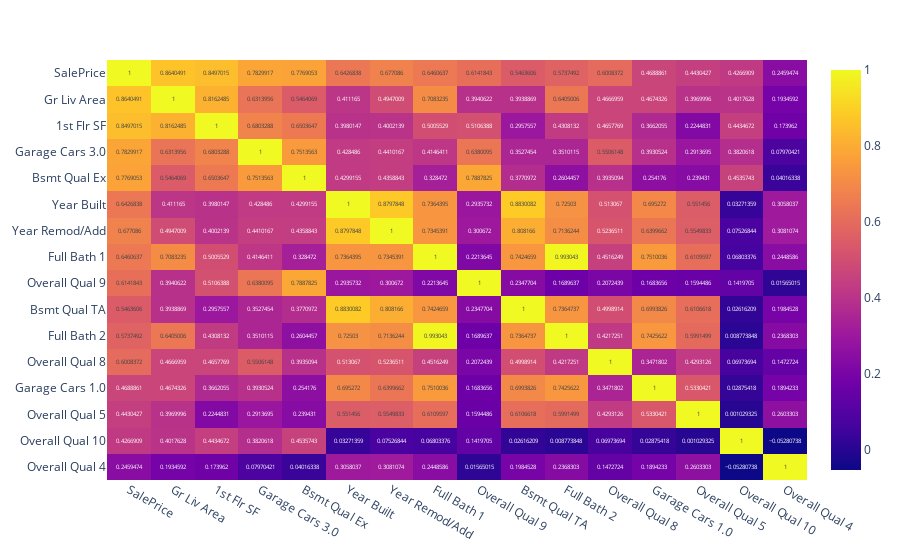

Notebook source saved alongside this figure:
### Code cell
split_columns_df = pd.DataFrame()

# Loops through each column to create a one hot
for x in range(1, len(top_columns)):
    
    # If the column is continuous, check the correlation value and determine 
    if 1. * df[top_columns[x]].nunique() / df[top_columns[x]].count() >= 0.01:
        
        # Creates the correlation for the column, then captures the relation to SalePrice and stores it
        corr = df[top_columns].corr()['SalePrice']
        split_columns_df = (df[top_columns[x]]).to_frame().merge(temp_df, how='outer', left_index=True, right_index=True)
        continue

    # Since the column is continuous, create the dummy variables, then find the correlation between SalePrice and dummies
    onehot_df = pd.get_dummies(df[top_columns[x]], prefix=top_columns[x], prefix_sep=' ')
    onehot_df.insert(0, 'SalePrice', df[top_columns[0]])
    corr = onehot_df.corr().abs()['SalePrice']
    
    # Removes the duplicate SalePrice from the dataset
    corr = corr.where((corr.index != 'SalePrice'))
    corr.dropna(inplace=True)
    onehot_df = onehot_df[corr.index.tolist()]

    # Stores the data from the columns
    temp_df = onehot_df.merge(split_columns_df, how='outer', left_index=True, right_index=True)
    
# Adds in the SalePrice column and creates a correlation matrix
split_columns_df['SalePrice'] = df['SalePrice']
onehot_df = split_columns_df.corr('pearson').abs()

# Captures the 16 highest correlated columns, then stores the names of those columns as a list
onehot_df = onehot_df.sort_values('SalePrice', ascending=False)
top_onehot_columns = onehot_df.head(16)
top_onehot_columns = top_onehot_columns.index.tolist()

# Creates the heatmap to display the correlation
fig = px.imshow(onehot_df[top_onehot_columns].corr('pearson'), text_auto=True, aspect="auto")
fig.show()

### Figure 1 — Plotly figure (JSON) as saved in the notebook; plotly's stock layout.template omitted (floating-point values rounded to 4 significant figures; data arrays with more than 128 entries replaced by an {"elided": "..."} marker saying what was removed)
{"data": [{"coloraxis": "coloraxis", "hovertemplate": "x: %{x}<br>y: %{y}<br>color: %{z}<extra></extra>", "name": "0", "texttemplate": "%{z}", "type": "heatmap", "x": ["SalePrice", "Gr Liv Area", "1st Flr SF", "Garage Cars 3.0", "Bsmt Qual Ex", "Year Built", "Year Remod/Add", "Full Bath 1", "Overall Qual 9", "Bsmt Qual TA", "Full Bath 2", "Overall Qual 8", "Garage Cars 1.0", "Overall Qual 5", "Overall Qual 10", "Overall Qual 4"], "xaxis": "x", "y": ["SalePrice", "Gr Liv Area", "1st Flr SF", "Garage Cars 3.0", "Bsmt Qual Ex", "Year Built", "Year Remod/Add", "Full Bath 1", "Overall Qual 9", "Bsmt Qual TA", "Full Bath 2", "Overall Qual 8", "Garage Cars 1.0", "Overall Qual 5", "Overall Qual 10", "Overall Qual 4"], "yaxis": "y", "z": {"elided": "16x16 float values"}}], "layout": {"coloraxis": {"colorscale": [[0, "#0d0887"], [0.1111, "#46039f"], [0.2222, "#7201a8"], [0.3333, "#9c179e"], [0.4444, "#bd3786"], [0.5556, "#d8576b"], [0.6667, "#ed7953"], [0.7778, "#fb9f3a"], [0.8889, "#fdca26"], [1, "#f0f921"]]}, "margin": {"t": 60}, "xaxis": {"anchor": "y", "domain": [0, 1]}, "yaxis": {"anchor": "x", "autorange": "reversed", "domain": [0, 1]}}}
